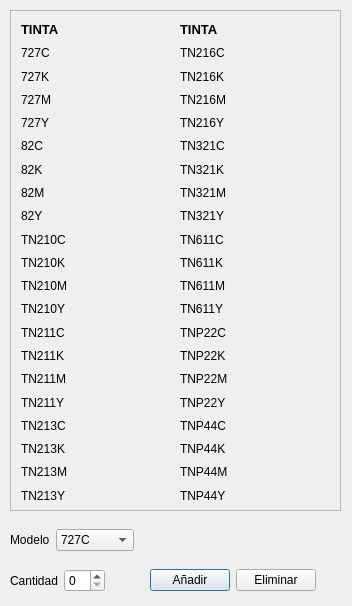
<?xml version="1.0" encoding="UTF-8"?>
<ui version="4.0">
 <class>StockImpresoras</class>
 <widget class="QDialog" name="StockImpresoras">
  <property name="geometry">
   <rect>
    <x>0</x>
    <y>0</y>
    <width>352</width>
    <height>606</height>
   </rect>
  </property>
  <property name="minimumSize">
   <size>
    <width>352</width>
    <height>606</height>
   </size>
  </property>
  <property name="maximumSize">
   <size>
    <width>352</width>
    <height>606</height>
   </size>
  </property>
  <property name="windowTitle">
   <string>Stock de Tinta</string>
  </property>
  <property name="windowIcon">
   <iconset resource="resources.qrc">
    <normaloff>:/Images/cartucho-tinta.jpg</normaloff>:/Images/cartucho-tinta.jpg</iconset>
  </property>
  <widget class="QWidget" name="gridLayoutWidget">
   <property name="geometry">
    <rect>
     <x>10</x>
     <y>520</y>
     <width>251</width>
     <height>41</height>
    </rect>
   </property>
   <layout class="QGridLayout" name="gridLayout">
    <item row="0" column="2">
     <spacer name="horizontalSpacer">
      <property name="orientation">
       <enum>Qt::Horizontal</enum>
      </property>
      <property name="sizeHint" stdset="0">
       <size>
        <width>40</width>
        <height>20</height>
       </size>
      </property>
     </spacer>
    </item>
    <item row="0" column="1">
     <widget class="QComboBox" name="tintasBox">
      <item>
       <property name="text">
        <string>727C</string>
       </property>
      </item>
      <item>
       <property name="text">
        <string>727K</string>
       </property>
      </item>
      <item>
       <property name="text">
        <string>727M</string>
       </property>
      </item>
      <item>
       <property name="text">
        <string>727Y</string>
       </property>
      </item>
      <item>
       <property name="text">
        <string>82C</string>
       </property>
      </item>
      <item>
       <property name="text">
        <string>82K</string>
       </property>
      </item>
      <item>
       <property name="text">
        <string>82M</string>
       </property>
      </item>
      <item>
       <property name="text">
        <string>82Y</string>
       </property>
      </item>
      <item>
       <property name="text">
        <string>TN210C</string>
       </property>
      </item>
      <item>
       <property name="text">
        <string>TN210K</string>
       </property>
      </item>
      <item>
       <property name="text">
        <string>TN210M</string>
       </property>
      </item>
      <item>
       <property name="text">
        <string>TN210Y</string>
       </property>
      </item>
      <item>
       <property name="text">
        <string>TN211C</string>
       </property>
      </item>
      <item>
       <property name="text">
        <string>TN211K</string>
       </property>
      </item>
      <item>
       <property name="text">
        <string>TN211M</string>
       </property>
      </item>
      <item>
       <property name="text">
        <string>TN211Y</string>
       </property>
      </item>
      <item>
       <property name="text">
        <string>TN213C</string>
       </property>
      </item>
      <item>
       <property name="text">
        <string>TN213K</string>
       </property>
      </item>
      <item>
       <property name="text">
        <string>TN213M</string>
       </property>
      </item>
      <item>
       <property name="text">
        <string>TN213Y</string>
       </property>
      </item>
      <item>
       <property name="text">
        <string>TN216C</string>
       </property>
      </item>
      <item>
       <property name="text">
        <string>TN216K</string>
       </property>
      </item>
      <item>
       <property name="text">
        <string>TN216M</string>
       </property>
      </item>
      <item>
       <property name="text">
        <string>TN216Y</string>
       </property>
      </item>
      <item>
       <property name="text">
        <string>TN321C</string>
       </property>
      </item>
      <item>
       <property name="text">
        <string>TN321K</string>
       </property>
      </item>
      <item>
       <property name="text">
        <string>TN321M</string>
       </property>
      </item>
      <item>
       <property name="text">
        <string>TN321Y</string>
       </property>
      </item>
      <item>
       <property name="text">
        <string>TN611C</string>
       </property>
      </item>
      <item>
       <property name="text">
        <string>TN611K</string>
       </property>
      </item>
      <item>
       <property name="text">
        <string>TN611M</string>
       </property>
      </item>
      <item>
       <property name="text">
        <string>TN611Y</string>
       </property>
      </item>
      <item>
       <property name="text">
        <string>TNP22C</string>
       </property>
      </item>
      <item>
       <property name="text">
        <string>TNP22K</string>
       </property>
      </item>
      <item>
       <property name="text">
        <string>TNP22M</string>
       </property>
      </item>
      <item>
       <property name="text">
        <string>TNP22Y</string>
       </property>
      </item>
      <item>
       <property name="text">
        <string>TNP44C</string>
       </property>
      </item>
      <item>
       <property name="text">
        <string>TNP44K</string>
       </property>
      </item>
      <item>
       <property name="text">
        <string>TNP44M</string>
       </property>
      </item>
      <item>
       <property name="text">
        <string>TNP44Y</string>
       </property>
      </item>
     </widget>
    </item>
    <item row="0" column="0">
     <widget class="QLabel" name="label_41">
      <property name="text">
       <string>Modelo</string>
      </property>
     </widget>
    </item>
   </layout>
  </widget>
  <widget class="QWidget" name="gridLayoutWidget_3">
   <property name="geometry">
    <rect>
     <x>10</x>
     <y>560</y>
     <width>306</width>
     <height>41</height>
    </rect>
   </property>
   <layout class="QGridLayout" name="gridLayout_4">
    <item row="0" column="3">
     <widget class="QPushButton" name="addStockButton">
      <property name="text">
       <string>Añadir</string>
      </property>
     </widget>
    </item>
    <item row="0" column="1">
     <widget class="QSpinBox" name="cantidadSpinBox"/>
    </item>
    <item row="0" column="2">
     <spacer name="horizontalSpacer_2">
      <property name="orientation">
       <enum>Qt::Horizontal</enum>
      </property>
      <property name="sizeHint" stdset="0">
       <size>
        <width>40</width>
        <height>20</height>
       </size>
      </property>
     </spacer>
    </item>
    <item row="0" column="0">
     <widget class="QLabel" name="label_42">
      <property name="text">
       <string>Cantidad</string>
      </property>
     </widget>
    </item>
    <item row="0" column="4">
     <widget class="QPushButton" name="delStockButton">
      <property name="text">
       <string>Eliminar</string>
      </property>
     </widget>
    </item>
   </layout>
  </widget>
  <widget class="QScrollArea" name="scrollArea">
   <property name="geometry">
    <rect>
     <x>10</x>
     <y>10</y>
     <width>331</width>
     <height>501</height>
    </rect>
   </property>
   <property name="widgetResizable">
    <bool>true</bool>
   </property>
   <widget class="QWidget" name="scrollAreaWidgetContents_2">
    <property name="geometry">
     <rect>
      <x>0</x>
      <y>0</y>
      <width>329</width>
      <height>499</height>
     </rect>
    </property>
    <widget class="QWidget" name="gridLayoutWidget_2">
     <property name="geometry">
      <rect>
       <x>10</x>
       <y>10</y>
       <width>311</width>
       <height>483</height>
      </rect>
     </property>
     <layout class="QGridLayout" name="gridLayout_2">
      <item row="14" column="0">
       <widget class="QLabel" name="label_44">
        <property name="text">
         <string>TN211K</string>
        </property>
       </widget>
      </item>
      <item row="15" column="0">
       <widget class="QLabel" name="label_45">
        <property name="text">
         <string>TN211M</string>
        </property>
       </widget>
      </item>
      <item row="16" column="0">
       <widget class="QLabel" name="label_46">
        <property name="text">
         <string>TN211Y</string>
        </property>
       </widget>
      </item>
      <item row="17" column="0">
       <widget class="QLabel" name="label_47">
        <property name="text">
         <string>TN213C</string>
        </property>
       </widget>
      </item>
      <item row="18" column="0">
       <widget class="QLabel" name="label_48">
        <property name="text">
         <string>TN213K</string>
        </property>
       </widget>
      </item>
      <item row="19" column="0">
       <widget class="QLabel" name="label_49">
        <property name="text">
         <string>TN213M</string>
        </property>
       </widget>
      </item>
      <item row="9" column="1">
       <widget class="QLabel" name="TINTA9">
        <property name="text">
         <string/>
        </property>
       </widget>
      </item>
      <item row="11" column="1">
       <widget class="QLabel" name="TINTA11">
        <property name="text">
         <string/>
        </property>
       </widget>
      </item>
      <item row="4" column="2">
       <widget class="QLabel" name="label_32">
        <property name="text">
         <string>TN216Y</string>
        </property>
       </widget>
      </item>
      <item row="9" column="2">
       <widget class="QLabel" name="label_37">
        <property name="text">
         <string>TN611C</string>
        </property>
       </widget>
      </item>
      <item row="5" column="1">
       <widget class="QLabel" name="TINTA5">
        <property name="text">
         <string/>
        </property>
       </widget>
      </item>
      <item row="1" column="2">
       <widget class="QLabel" name="label_29">
        <property name="text">
         <string>TN216C</string>
        </property>
       </widget>
      </item>
      <item row="2" column="2">
       <widget class="QLabel" name="label_30">
        <property name="text">
         <string>TN216K</string>
        </property>
       </widget>
      </item>
      <item row="6" column="1">
       <widget class="QLabel" name="TINTA6">
        <property name="text">
         <string/>
        </property>
       </widget>
      </item>
      <item row="4" column="1">
       <widget class="QLabel" name="TINTA4">
        <property name="text">
         <string/>
        </property>
       </widget>
      </item>
      <item row="7" column="2">
       <widget class="QLabel" name="label_35">
        <property name="text">
         <string>TN321M</string>
        </property>
       </widget>
      </item>
      <item row="8" column="2">
       <widget class="QLabel" name="label_36">
        <property name="text">
         <string>TN321Y</string>
        </property>
       </widget>
      </item>
      <item row="10" column="1">
       <widget class="QLabel" name="TINTA10">
        <property name="text">
         <string/>
        </property>
       </widget>
      </item>
      <item row="3" column="2">
       <widget class="QLabel" name="label_31">
        <property name="text">
         <string>TN216M</string>
        </property>
       </widget>
      </item>
      <item row="12" column="2">
       <widget class="QLabel" name="label_40">
        <property name="text">
         <string>TN611Y</string>
        </property>
       </widget>
      </item>
      <item row="11" column="2">
       <widget class="QLabel" name="label_39">
        <property name="text">
         <string>TN611M</string>
        </property>
       </widget>
      </item>
      <item row="7" column="0">
       <widget class="QLabel" name="label_11">
        <property name="text">
         <string>82M</string>
        </property>
       </widget>
      </item>
      <item row="6" column="0">
       <widget class="QLabel" name="label_10">
        <property name="text">
         <string>82K</string>
        </property>
       </widget>
      </item>
      <item row="4" column="0">
       <widget class="QLabel" name="label_8">
        <property name="text">
         <string>727Y</string>
        </property>
       </widget>
      </item>
      <item row="5" column="0">
       <widget class="QLabel" name="label_9">
        <property name="text">
         <string>82C</string>
        </property>
       </widget>
      </item>
      <item row="3" column="3">
       <widget class="QLabel" name="TINTA23">
        <property name="text">
         <string/>
        </property>
       </widget>
      </item>
      <item row="1" column="3">
       <widget class="QLabel" name="TINTA21">
        <property name="text">
         <string/>
        </property>
       </widget>
      </item>
      <item row="3" column="0">
       <widget class="QLabel" name="label_7">
        <property name="text">
         <string>727M</string>
        </property>
       </widget>
      </item>
      <item row="2" column="3">
       <widget class="QLabel" name="TINTA22">
        <property name="text">
         <string/>
        </property>
       </widget>
      </item>
      <item row="7" column="1">
       <widget class="QLabel" name="TINTA7">
        <property name="text">
         <string/>
        </property>
       </widget>
      </item>
      <item row="1" column="0">
       <widget class="QLabel" name="label_2">
        <property name="text">
         <string>727C</string>
        </property>
       </widget>
      </item>
      <item row="8" column="1">
       <widget class="QLabel" name="TINTA8">
        <property name="text">
         <string/>
        </property>
       </widget>
      </item>
      <item row="0" column="1">
       <widget class="QLabel" name="label_3">
        <property name="font">
         <font>
          <pointsize>10</pointsize>
          <weight>75</weight>
          <bold>true</bold>
         </font>
        </property>
        <property name="text">
         <string/>
        </property>
       </widget>
      </item>
      <item row="0" column="3">
       <widget class="QLabel" name="label_5">
        <property name="font">
         <font>
          <pointsize>10</pointsize>
          <weight>75</weight>
          <bold>true</bold>
         </font>
        </property>
        <property name="text">
         <string/>
        </property>
       </widget>
      </item>
      <item row="3" column="1">
       <widget class="QLabel" name="TINTA3">
        <property name="text">
         <string/>
        </property>
       </widget>
      </item>
      <item row="2" column="0">
       <widget class="QLabel" name="label_6">
        <property name="text">
         <string>727K</string>
        </property>
       </widget>
      </item>
      <item row="0" column="2">
       <widget class="QLabel" name="label_4">
        <property name="font">
         <font>
          <pointsize>10</pointsize>
          <weight>75</weight>
          <bold>true</bold>
         </font>
        </property>
        <property name="text">
         <string>TINTA</string>
        </property>
       </widget>
      </item>
      <item row="4" column="3">
       <widget class="QLabel" name="TINTA24">
        <property name="text">
         <string/>
        </property>
       </widget>
      </item>
      <item row="6" column="2">
       <widget class="QLabel" name="label_34">
        <property name="text">
         <string>TN321K</string>
        </property>
       </widget>
      </item>
      <item row="1" column="1">
       <widget class="QLabel" name="TINTA1">
        <property name="text">
         <string/>
        </property>
       </widget>
      </item>
      <item row="5" column="2">
       <widget class="QLabel" name="label_33">
        <property name="text">
         <string>TN321C</string>
        </property>
       </widget>
      </item>
      <item row="12" column="3">
       <widget class="QLabel" name="TINTA32">
        <property name="text">
         <string/>
        </property>
       </widget>
      </item>
      <item row="7" column="3">
       <widget class="QLabel" name="TINTA27">
        <property name="text">
         <string/>
        </property>
       </widget>
      </item>
      <item row="8" column="3">
       <widget class="QLabel" name="TINTA28">
        <property name="text">
         <string/>
        </property>
       </widget>
      </item>
      <item row="6" column="3">
       <widget class="QLabel" name="TINTA26">
        <property name="text">
         <string/>
        </property>
       </widget>
      </item>
      <item row="5" column="3">
       <widget class="QLabel" name="TINTA25">
        <property name="text">
         <string/>
        </property>
       </widget>
      </item>
      <item row="10" column="3">
       <widget class="QLabel" name="TINTA30">
        <property name="text">
         <string/>
        </property>
       </widget>
      </item>
      <item row="11" column="3">
       <widget class="QLabel" name="TINTA31">
        <property name="text">
         <string/>
        </property>
       </widget>
      </item>
      <item row="0" column="0">
       <widget class="QLabel" name="label">
        <property name="font">
         <font>
          <pointsize>10</pointsize>
          <weight>75</weight>
          <bold>true</bold>
         </font>
        </property>
        <property name="text">
         <string>TINTA</string>
        </property>
       </widget>
      </item>
      <item row="9" column="3">
       <widget class="QLabel" name="TINTA29">
        <property name="text">
         <string/>
        </property>
       </widget>
      </item>
      <item row="11" column="0">
       <widget class="QLabel" name="label_15">
        <property name="text">
         <string>TN210M</string>
        </property>
       </widget>
      </item>
      <item row="2" column="1">
       <widget class="QLabel" name="TINTA2">
        <property name="text">
         <string/>
        </property>
       </widget>
      </item>
      <item row="8" column="0">
       <widget class="QLabel" name="label_12">
        <property name="text">
         <string>82Y</string>
        </property>
       </widget>
      </item>
      <item row="12" column="0">
       <widget class="QLabel" name="label_16">
        <property name="text">
         <string>TN210Y</string>
        </property>
       </widget>
      </item>
      <item row="12" column="1">
       <widget class="QLabel" name="TINTA12">
        <property name="text">
         <string/>
        </property>
       </widget>
      </item>
      <item row="9" column="0">
       <widget class="QLabel" name="label_13">
        <property name="text">
         <string>TN210C</string>
        </property>
       </widget>
      </item>
      <item row="10" column="2">
       <widget class="QLabel" name="label_38">
        <property name="text">
         <string>TN611K</string>
        </property>
       </widget>
      </item>
      <item row="10" column="0">
       <widget class="QLabel" name="label_14">
        <property name="text">
         <string>TN210K</string>
        </property>
       </widget>
      </item>
      <item row="13" column="0">
       <widget class="QLabel" name="label_43">
        <property name="text">
         <string>TN211C</string>
        </property>
       </widget>
      </item>
      <item row="20" column="0">
       <widget class="QLabel" name="label_50">
        <property name="text">
         <string>TN213Y</string>
        </property>
       </widget>
      </item>
      <item row="13" column="1">
       <widget class="QLabel" name="TINTA13">
        <property name="text">
         <string/>
        </property>
       </widget>
      </item>
      <item row="14" column="1">
       <widget class="QLabel" name="TINTA14">
        <property name="text">
         <string/>
        </property>
       </widget>
      </item>
      <item row="15" column="1">
       <widget class="QLabel" name="TINTA15">
        <property name="text">
         <string/>
        </property>
       </widget>
      </item>
      <item row="16" column="1">
       <widget class="QLabel" name="TINTA16">
        <property name="text">
         <string/>
        </property>
       </widget>
      </item>
      <item row="17" column="1">
       <widget class="QLabel" name="TINTA17">
        <property name="text">
         <string/>
        </property>
       </widget>
      </item>
      <item row="18" column="1">
       <widget class="QLabel" name="TINTA18">
        <property name="text">
         <string/>
        </property>
       </widget>
      </item>
      <item row="19" column="1">
       <widget class="QLabel" name="TINTA19">
        <property name="text">
         <string/>
        </property>
       </widget>
      </item>
      <item row="20" column="1">
       <widget class="QLabel" name="TINTA20">
        <property name="text">
         <string/>
        </property>
       </widget>
      </item>
      <item row="13" column="2">
       <widget class="QLabel" name="label_59">
        <property name="text">
         <string>TNP22C</string>
        </property>
       </widget>
      </item>
      <item row="14" column="2">
       <widget class="QLabel" name="label_60">
        <property name="text">
         <string>TNP22K</string>
        </property>
       </widget>
      </item>
      <item row="15" column="2">
       <widget class="QLabel" name="label_61">
        <property name="text">
         <string>TNP22M</string>
        </property>
       </widget>
      </item>
      <item row="16" column="2">
       <widget class="QLabel" name="label_62">
        <property name="text">
         <string>TNP22Y</string>
        </property>
       </widget>
      </item>
      <item row="17" column="2">
       <widget class="QLabel" name="label_63">
        <property name="text">
         <string>TNP44C</string>
        </property>
       </widget>
      </item>
      <item row="18" column="2">
       <widget class="QLabel" name="label_64">
        <property name="text">
         <string>TNP44K</string>
        </property>
       </widget>
      </item>
      <item row="19" column="2">
       <widget class="QLabel" name="label_65">
        <property name="text">
         <string>TNP44M</string>
        </property>
       </widget>
      </item>
      <item row="20" column="2">
       <widget class="QLabel" name="label_66">
        <property name="text">
         <string>TNP44Y</string>
        </property>
       </widget>
      </item>
      <item row="13" column="3">
       <widget class="QLabel" name="TINTA33">
        <property name="text">
         <string/>
        </property>
       </widget>
      </item>
      <item row="14" column="3">
       <widget class="QLabel" name="TINTA34">
        <property name="text">
         <string/>
        </property>
       </widget>
      </item>
      <item row="15" column="3">
       <widget class="QLabel" name="TINTA35">
        <property name="text">
         <string/>
        </property>
       </widget>
      </item>
      <item row="16" column="3">
       <widget class="QLabel" name="TINTA36">
        <property name="text">
         <string/>
        </property>
       </widget>
      </item>
      <item row="17" column="3">
       <widget class="QLabel" name="TINTA37">
        <property name="text">
         <string/>
        </property>
       </widget>
      </item>
      <item row="18" column="3">
       <widget class="QLabel" name="TINTA38">
        <property name="text">
         <string/>
        </property>
       </widget>
      </item>
      <item row="19" column="3">
       <widget class="QLabel" name="TINTA39">
        <property name="text">
         <string/>
        </property>
       </widget>
      </item>
      <item row="20" column="3">
       <widget class="QLabel" name="TINTA40">
        <property name="text">
         <string/>
        </property>
       </widget>
      </item>
     </layout>
    </widget>
   </widget>
  </widget>
 </widget>
 <resources>
  <include location="resources.qrc"/>
 </resources>
 <connections/>
</ui>
